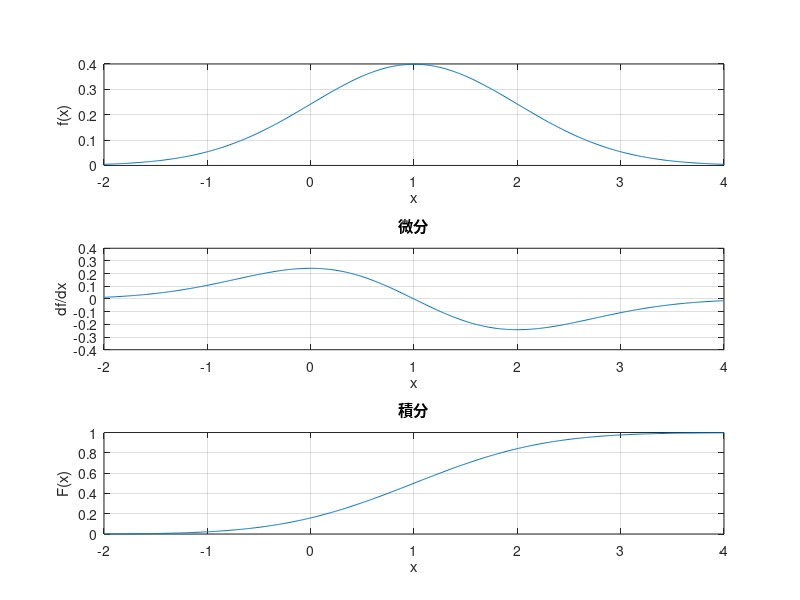

Reproduce this figure in MATLAB.
clc;clear;close all;
dx=0.01;
x = -2:dx:4; % -2≦x＜4
y=(1/sqrt(2*pi))*exp(-(x-1).^2/2); % y=f(X)
yd = (y(2:end) - y(1:end-1))/dx; %微分計算　 
yi(1) = y(1)*dx;
for k = 2:length(y)
    yi(k) = yi(k-1)+y(k)*dx; %積分計算
end
subplot(3,1,1); plot(x,y);
grid on; xlabel('x'); ylabel('f(x)');
subplot(3,1,2);plot(x(1:end-1)+0.01/2,yd); title('微分');
grid on; xlabel('x'); ylabel('df/dx');
subplot(3,1,3);plot(x,yi); title('積分');
grid on; xlabel('x'); ylabel('F(x)');